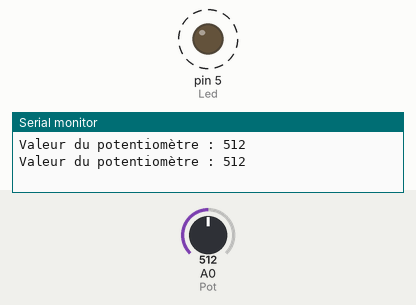
This sketch was run on a simulated Arduino Uno, built with avr-gcc and run on an emulated ATmega328P. On the bench: output pins drawn as LEDs (lit = HIGH), the last lines printed to the serial monitor. Dashed ring = blinking. Inputs (shaded band) come from the test bench; at power-on: A0 (Pot) = 512.

Above: at 1.8 s.
1.9 s: A0 (Pot) set to 0
At 2.6 s:
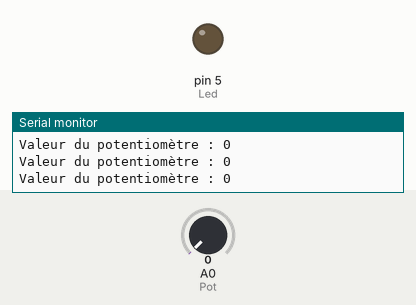
6.0 s: A0 (Pot) set to 511
At 6.4 s:
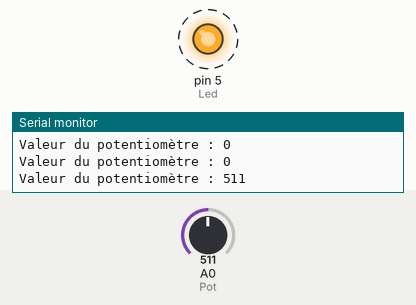
Timing chart, 0 to 16.1 s (numbered marks = the images above; inputs shaded):
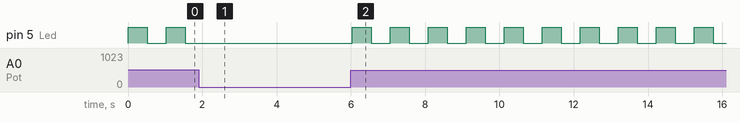

Measured:
- after the input at 1.9 s, pin 5 (Led): stops changing and stays LOW
- after the input at 6.0 s, pin 5 (Led): alternates HIGH for 0.51 s and LOW for 0.51 s, starting at once
- by itself, pin 5 (Led): alternates HIGH for 0.51 s and LOW for 0.51 s

The sketch:

P5-Pot_Q1.ino
```cpp
// Croquis P5-Pot_Q1.ino

//----- CONSTANTES -----
#define Pot 0  // POTENTIOMETRE sur la ligne analogique 0 (A0)
#define Led 5  // LED sur la ligne E/S 5

//----- VARIABLE -----
int valPot;  // Variable du POTENTIOMETRE

//----- PROCEDURE D'INITIALISATION -----
void setup() {
  Serial.begin(9600);  // Vitesse communication
  pinMode(Led, OUTPUT); // Ligne en sortie
}
//----- BOUCLE PRINCIPALE -----
void loop(){
  valPot = analogRead(Pot); // Lecture du POT.
  // Affichage sur le moniteur série
  Serial.print("Valeur du potentiomètre : ");
  Serial.println(valPot);
  digitalWrite(Led, HIGH);
  delay(valPot);
  digitalWrite(Led, LOW);
  delay(valPot);
 }
```
